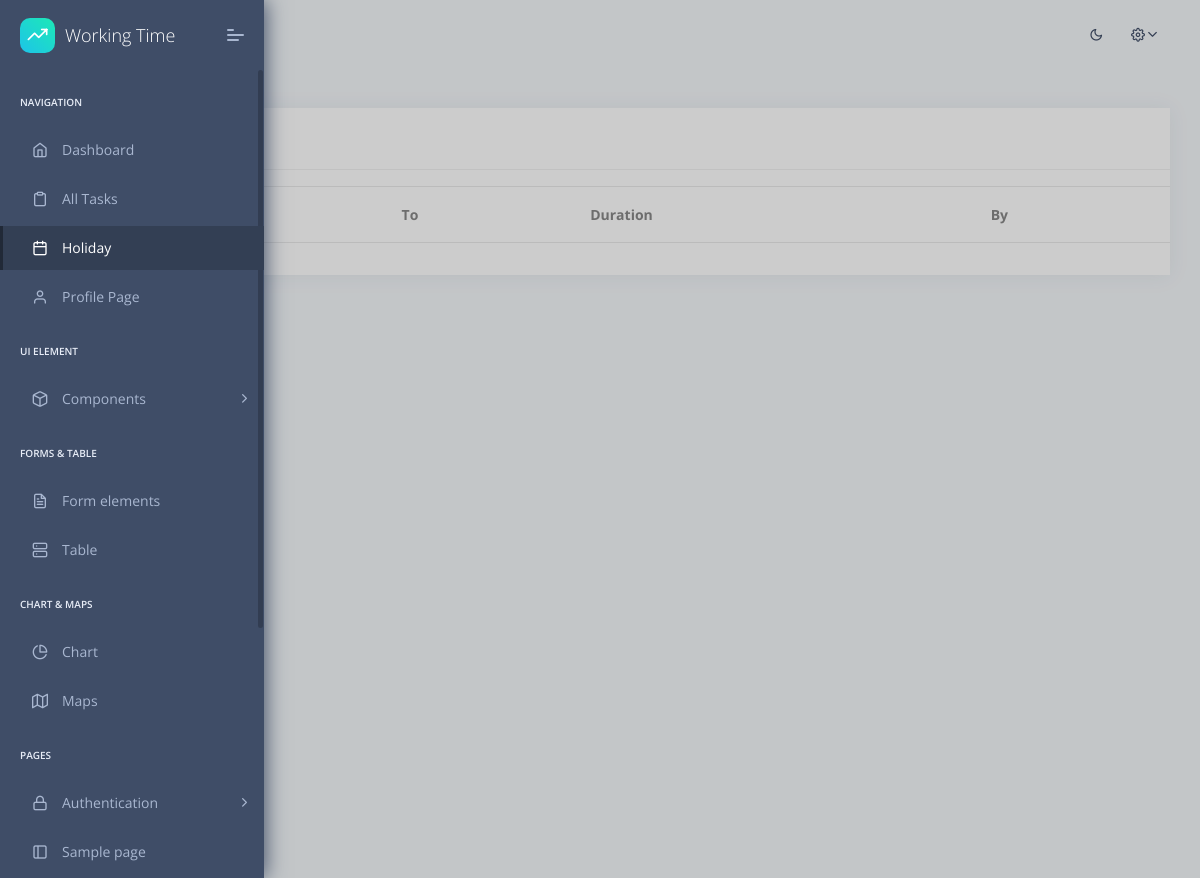
/holidays/ (signed in), run on an earlier commit of the app's database.
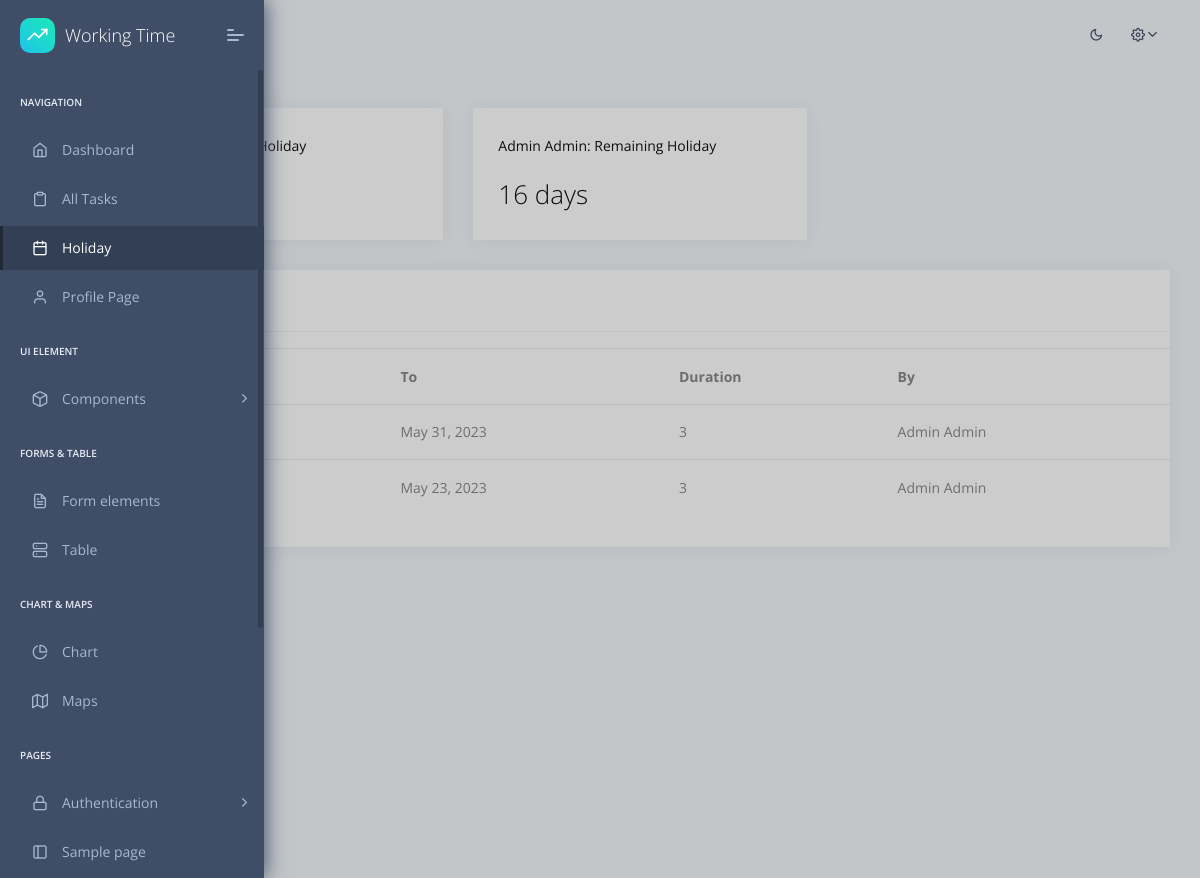
And on a later commit of the database.
### apps/home/models.py (models this page shows, shortened)
class Contract(models.Model):
    id = models.AutoField(primary_key=True)
    user = models.ForeignKey(User, on_delete=models.CASCADE, related_name='user', default=None, null=False, blank=True)
    contract_start_date = models.DateField(default=None, null=True, blank=True)
    contract_end_date = models.DateField(default=None, null=True, blank=True)
    hours_per_week = models.FloatField(default=0)
    carry_over_hours_from_last_semester = models.FloatField(default=0)
    carry_over_holiday_hours_from_last_semester = models.FloatField(default=0)
    supervisor = models.ForeignKey(User, on_delete=models.CASCADE, related_name='supervisor', default=None, null=True, blank=True)
    class Meta:
        verbose_name = 'Contract'
        verbose_name_plural = 'Contracts'
        ordering = ['id']

class Holiday(models.Model):
    id = models.AutoField(primary_key=True)
    from_date = models.DateField()
    to_date = models.DateField()
    by_id = models.ForeignKey(User, on_delete=models.CASCADE)
    class Meta:
        verbose_name = 'Holiday'
        verbose_name_plural = 'Holidays'
        ordering = ['id']

### apps/home/views.py (the view, shortened to what this page needs)
# urls.py: path('holidays/', views.holidays, name='holidays'),
@login_required(login_url="/login/")
def holidays(request):
    logged_user = request.user
    if logged_user.groups.filter(name='supervisor').exists():
        shks_data = []
        shks = Contract.objects.filter(supervisor=logged_user)
        for shk in shks:
            holiday_entitlement, not_taken_holidays, taken_holidays_days, remaining_holidays = calc_holiday(shk.user)
            shks_data.append({
                'contract': shk,
                'remaining_holidays': remaining_holidays,
            })
        holidays = Holiday.objects.filter(by_id__in=[shk.user for shk in shks]).order_by('-from_date')
        context = {
            'segment': 'holidays',
            'holidays': holidays,
            'shks_data': shks_data,
        }
        html_template = loader.get_template('home/holidays_supervisor.html')
    return HttpResponse(html_template.render(context, request))

### apps/context_processors.py (called while the page is built)
def cfg_assets_root(request):
    return { 'ASSETS_ROOT' : settings.ASSETS_ROOT }

### apps/home/templatetags/date_extras.py (called while the page is built)
@register.filter
def busdays(value, arg):
    return busday_count(value, arg) + 1 # TODO: add Feiertage

### apps/templates/home/holidays_supervisor.html (shortened to what this page needs)
{% extends "layouts/base.html" %}
{% load date_extras %}
{% block content %}
    <div class="pcoded-main-container">
        <div class="pcoded-wrapper">
            <div class="pcoded-content">
                <div class="pcoded-inner-content">
                    <div class="main-body">
                        <div class="page-wrapper">
                            <div class="row">
                                {% for shk_data in shks_data %}
                                    <div class="col-md-12 col-xl-4">
                                        <div class="card yearly-sales">
                                            <div class="card-block">
                                                <h6 class="mb-4">{{shk_data.contract.user.first_name}} {{shk_data.contract.user.last_name}}: Remaining Holiday</h6>
                                                <div class="row d-flex align-items-center">
                                                    <div class="col-9">
                                                        <h3 class="f-w-300 d-flex align-items-center  m-b-0">{{ shk_data.remaining_holidays|floatformat }} days</h3>
                                                    </div>
                                                </div>
                                            </div>
                                        </div>
                                    </div>
                                {% endfor %}
                                <div class="col-xl-12 col-md-6">
                                    <div class="card Recent-Users">
                                        <div class="card-header">
                                            <h5>Taken Holidays</h5>
                                        </div>
                                        <div class="card-block px-0 py-3">
                                            <div class="table-responsive">
                                                <table class="table table-hover">
                                                    <thead>
                                                        <tr>
                                                            <th>From</th>
                                                            <th>To</th>
                                                            <th>Duration</th>
                                                            <th>By</th>
                                                        </tr>
                                                    </thead>
                                                    <tbody>
                                                        {% for holiday in holidays %}
                                                            <tr>
                                                                <td>{{ holiday.from_date }}</td>
                                                                <td>{{ holiday.to_date }}</td>
                                                                <td>{{ holiday.from_date|busdays:holiday.to_date }}</td>
                                                                <td>{{holiday.by_id.first_name}} {{holiday.by_id.last_name}}</td>
                                                            </tr>
                                                        {% endfor %}
                                                    </tbody>
                                                </table>
                                            </div>
                                        </div>
                                    </div>
                                </div>
                            </div>
                        </div>
                    </div>
                </div>
            </div>
        </div>
    </div>
{% endblock content %}

What changed in the data, as far as the page shows it:
added Contract: contract.user.first_name "Admin", contract.user.last_name "Admin", remaining_holidays "16"
now on this page (row unchanged): Holiday: to_date "May 31, 2023", from_date|busdays "3", by_id.first_name "Admin", by_id.last_name "Admin"
now on this page (row unchanged): Holiday: to_date "May 23, 2023", from_date|busdays "3", by_id.first_name "Admin", by_id.last_name "Admin"
